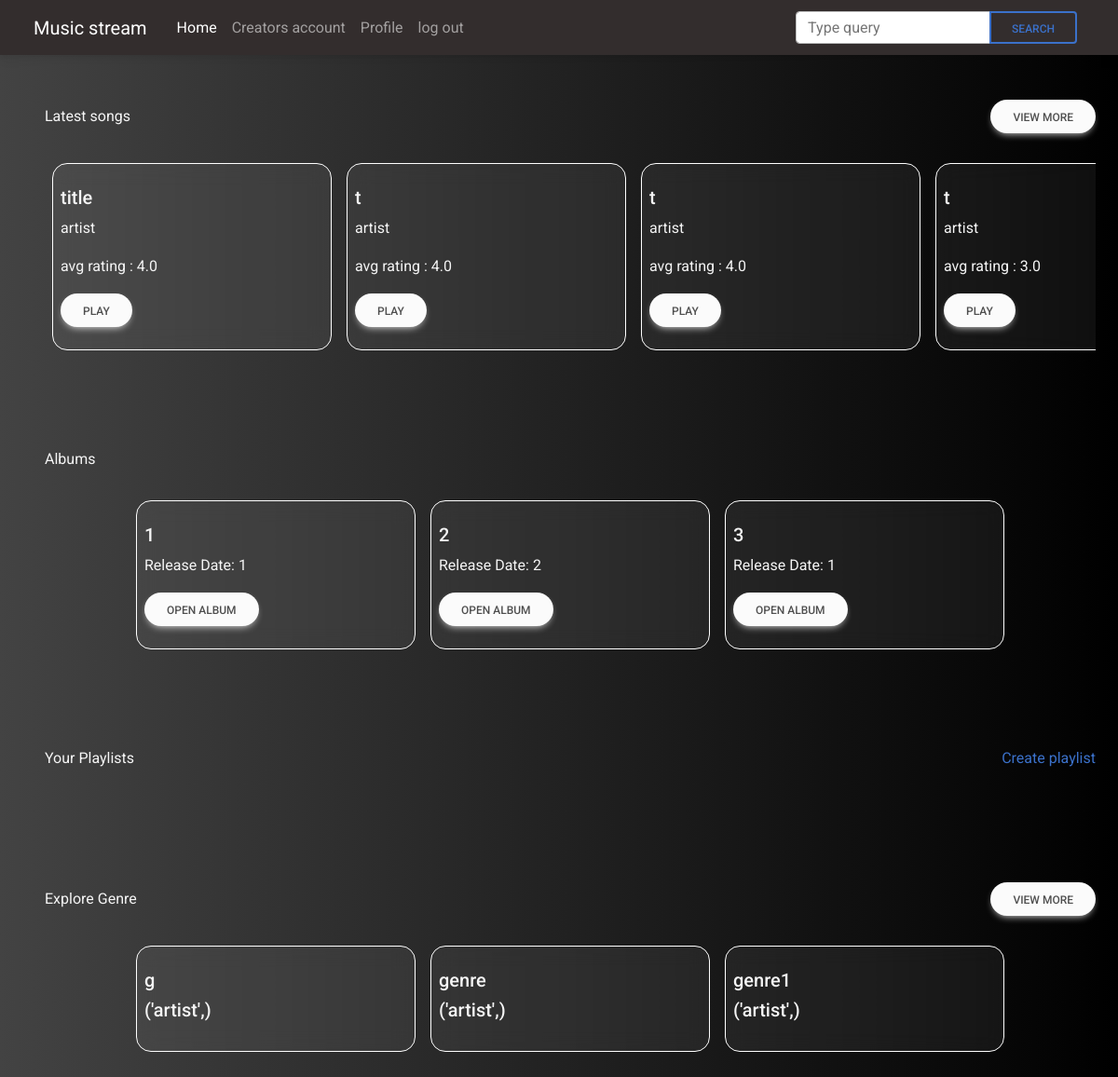
Page / (signed in) on the committed database.
### tables this page shows
CREATE TABLE uploadsong(
    uploadsong_id INTEGER PRIMARY KEY AUTOINCREMENT,
    title TEXT,
    artist TEXT,
    genre TEXT,
    duration INT,
    date TEXT,
    filename TEXT,
    lyrics TEXT,
    isFlagged INT,
    creator_id INTEGER,
    album_id INTEGER,
    FOREIGN KEY (creator_id) REFERENCES creator(creator_id),
    FOREIGN KEY (album_id) REFERENCES album(album_id)
);

CREATE TABLE Albums (
  Album_ID INTEGER PRIMARY KEY AUTOINCREMENT,
  Artist_ID INTEGER,
  Album_name TEXT NOT NULL,
  Release_Date DATE,
  FOREIGN KEY (Artist_ID) REFERENCES Artists(Artist_ID)
);

### app.py (the view)
@app.route("/")
def fetchedsongdata():
    if "username" not in session:
        return redirect("/loginuser")
    try:
        conn = sqlite3.connect("user_data.db", check_same_thread=False)
        cursor = conn.cursor()
        cursor.execute(
            "SELECT uploadsong_id,AVG(rating) FROM Likes GROUP BY uploadsong_id ORDER BY AVG(rating) DESC"
        )
        uploadsong_ids = cursor.fetchall()
        uploadsong_ids = [uploadsong_id[0] for uploadsong_id in uploadsong_ids]
        print(uploadsong_ids)
        print("\n")
        songs = []
        for uploadsong_id in uploadsong_ids:
            cursor.execute(
                "SELECT * FROM uploadsong WHERE uploadsong_id = ?", (uploadsong_id,)
            )
            song = cursor.fetchone()
            cursor.execute(
                "SELECT AVG(rating) FROM Likes WHERE uploadsong_id = ?",
                (uploadsong_id,),
            )
            avg_rating = cursor.fetchone()
            if avg_rating is not None:
                avg_rating = avg_rating[0]
                song = list(song)
                song.append(avg_rating)
                song = tuple(song)
                songs.append(song)
            else:
                song = list(song)
                song.append(0)
                song = tuple(song)
                songs.append(song)
        print(songs)
        cursor.execute(
            "SELECT * FROM uploadsong WHERE uploadsong_id NOT IN (SELECT uploadsong_id FROM Likes)"
        )
        unrated_songs = cursor.fetchall()
        for unrated_song in unrated_songs:
            songs.append(unrated_song)
        print(songs)
        cursor.execute("SELECT * FROM Albums")
        albums_data = cursor.fetchall()
        cursor.execute("SELECT DISTINCT genre FROM uploadsong")
        genre_data = cursor.fetchall()
        cursor.execute("SELECT DISTINCT artist FROM uploadsong")
        artist_date_data = cursor.fetchall()
        albums_data = [album for album in albums_data]
        print(albums_data)
        username = session["username"]
        cursor.execute(
            "SELECT Playlist_ID, name FROM Playlists WHERE username = ?", (username,)
        )
        playlists = cursor.fetchall()
        playlists = [playlist for playlist in playlists]
        return render_template(
            "home.html",
            data=songs,
            album_data=albums_data,
            genre_data=genre_data,
            artist_date_data=artist_date_data,
            playlists=playlists,
        )
    except Exception as e:
        return f"Error: {str(e)}"
    finally:
        conn.close()

### templates/home.html (shortened to what this page needs)
<!DOCTYPE html>
<html lang="en">
<head>
  <link href="https://cdnjs.cloudflare.com/ajax/libs/font-awesome/6.0.0/css/all.min.css" rel="stylesheet" />
  <link href="https://cdnjs.cloudflare.com/ajax/libs/mdb-ui-kit/6.4.2/mdb.min.css" rel="stylesheet" />
  <link rel="stylesheet" href="{{ url_for('static', filename='global.css') }}" />
</head>
<body>
  <nav class="navbar navbar-expand-lg navbar-dark bg-dark px-4">
    <div class="container-fluid">
      <a class="navbar-brand" href="#">Music stream</a>
      <div class="collapse navbar-collapse px-2" id="navbarTogglerDemo02" style="color: whitesmoke">
        <ul class="navbar-nav me-auto mb-2 mb-lg-0">
          <li class="nav-item">
            <a class="nav-link active" aria-current="page" href="/">Home</a>
          </li>
          <li class="nav-item">
            <a class="nav-link" href="/creator">Creators account</a>
          </li>
          <li class="nav-item">
            <a class="nav-link" href="/creator">Profile</a>
          </li>
          <li class="nav-item">
            <a class="nav-link" href="/logout">log out</a>
          </li>
        </ul>
        <form class="d-flex input-group w-auto" action="/search" method="post">
          <input type="search" class="form-control" name="search" placeholder="Type query" aria-label="Search" />
          <button class="btn btn-outline-primary" type="submit" data-mdb-ripple-color="dark">
            Search
          </button>
        </form>
      </div>
    </div>
  </nav>
  <div class="homeparent vw-100 min-vh-100 ps-4 d-flex flex-column align-items-center justify-content-center">
    <div class="w-100 d-flex flex-column align-items-end px-4 my-5">
      <div class="w-100 mb-4 d-flex flex-row align-items-center justify-content-between">
        <span>Latest songs</span><a class="btn btn-light btn-rounded" href="#" role="button">View more</a>
      </div>
      <div
        class="scrolling-container w-100 vh-10 d-flex justify-content-start flex-row align-items-center overflow-x-scroll">
        <div class="h-100 d-flex justify-content-start flex-row align-items-center" style="
              min-width: min-content;
              max-width: max-content;
              margin: 0 auto;
              overflow-x: auto;
            ">
          {% for song in data %}
          <div class="card m-2 hover-shadow" style="width: 300px; height: 100%">
            <div class="card-body px-2">
              <h5 class="card-title">{{ song[1] }}</h5>
              <p class="card-text">{{ song[2] }}</p>
              <p class="card-text">avg rating : {{ song[11] }}</p>
              <a type="button" href="/play/{{ song[0] }}" class="btn btn-light btn-rounded">Play</a>
            </div>
          </div>
          {% endfor %}
        </div>
      </div>
    </div>
    <div class="w-100 d-flex flex-column align-items-end px-4 my-5">
      <div class="w-100 mb-4 d-flex flex-row align-items-center justify-content-between">
        <span>Albums</span>
      </div>
      <div
        class="scrolling-container w-100 vh-10 d-flex justify-content-start flex-row align-items-center overflow-x-scroll">
        <div class="h-100 d-flex justify-content-start flex-row align-items-center" style="
              min-width: min-content;
              max-width: max-content;
              margin: 0 auto;
              overflow-x: auto;
            ">
          {% for album in album_data %}
          <div class="card m-2 hover-shadow" style="width: 300px; height: 100%">
            <div class="card-body px-2">
              <h5 class="card-title">{{ album[0] }}</h5>
              <p class="card-text">Release Date: {{ album[1] }}</p>
              <a type="button" href="/userfetchesalbum/{{album[0]}}" class="btn btn-light btn-rounded">Open album</a>
            </div>
          </div>
          {% endfor %}
        </div>
      </div>
    </div>
    <div class="w-100 d-flex flex-column align-items-end px-4 my-5">
      <div class="w-100 mb-4 d-flex flex-row align-items-center justify-content-between">
        <span>Your Playlists</span><a href="/createplaylist">Create playlist</a>
      </div>
    </div>
    <div class="w-100 d-flex flex-column align-items-end px-4 my-5">
      <div class="w-100 mb-4 d-flex flex-row align-items-center justify-content-between">
        <span>Explore Genre</span><a class="btn btn-light btn-rounded" href="#" role="button">View more</a>
      </div>
      <div
        class="scrolling-container w-100 vh-10 d-flex justify-content-start flex-row align-items-center overflow-x-scroll">
        <div class="h-100 d-flex justify-content-start flex-row align-items-center" style="
              min-width: min-content;
              max-width: max-content;
              margin: 0 auto;
              overflow-x: auto;
            ">
          {% for genre in genre_data %}
          <div class="card m-2 hover-shadow" style="width: 300px; height: 100%">
            <div class="card-body px-2">
              <h5 class="card-title">{{ genre[0] }}</h5>
              <h5 class="card-title">{{ artist_date_data[0] }}</h5>
            </div>
          </div>
          {% endfor %}
        </div>
      </div>
    </div>
  </div>
</body>
</html>

### static/global.css (style rules this page uses)
body { background: #000000; background: -webkit-linear-gradient( to right, #434343, #000000 ); background: linear-gradient( to right, #434343, #000000 ); overflow-x: hidden; color: whitesmoke; }
.homeparent { color: whitesmoke; }
.card { background: rgba(255, 255, 255, 0.06); border-radius: 16px; box-shadow: 0 4px 30px rgba(0, 0, 0, 0.1); backdrop-filter: blur(10.6px); -webkit-backdrop-filter: blur(10.6px); border: 1px solid rgba(255, 255, 255, 1); }

### rows in the picture
uploadsong: title "title", artist "artist", song "4.0"
uploadsong: title "t", artist "artist", song "4.0"
uploadsong: title "t", artist "artist", song "4.0"
uploadsong: title "t", artist "artist", song "3.0"
Albums: Album_ID "1", Artist_ID "1"
Albums: Album_ID "2", Artist_ID "2"
Albums: Album_ID "3", Artist_ID "1"

### other values in the picture
{{ genre[0] }} "g" "genre" "genre1"
{{ artist_date_data[0] }} "('artist',)" "('artist',)" "('artist',)"
